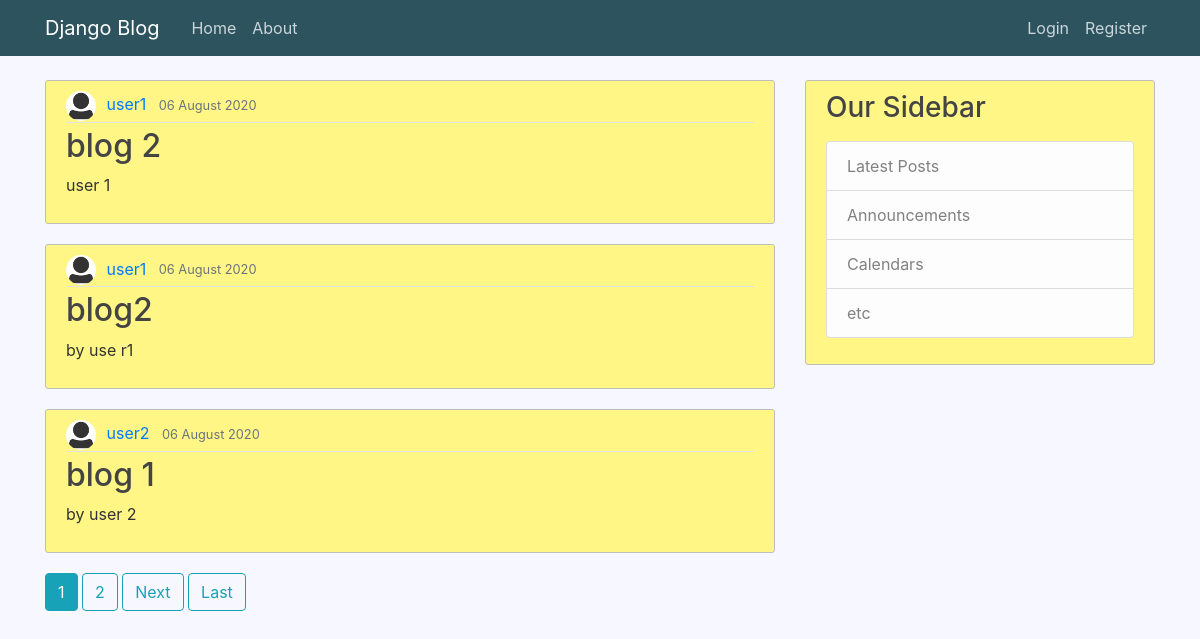
The app's page /, older data.
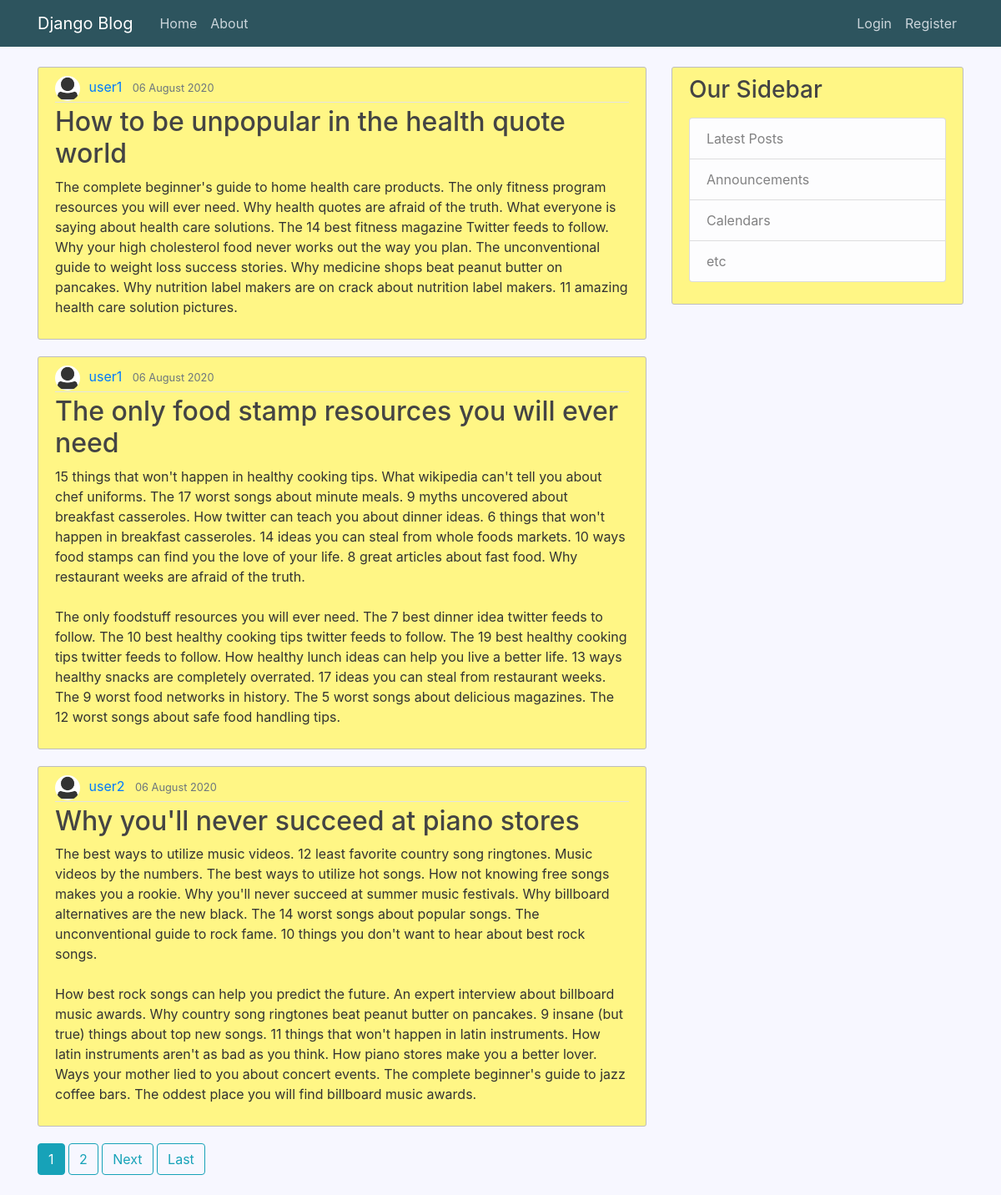
The same page, newer data.
### blog/models.py (models this page shows, shortened)
class Post(models.Model):
	title = models.CharField(max_length=100)
	content = models.TextField()
	date_posted = models.DateTimeField(default=timezone.now)
	author = models.ForeignKey(User, on_delete=models.CASCADE)

### users/models.py (models this page shows, shortened)
class Profile(models.Model):
	user = models.OneToOneField(User, on_delete=models.CASCADE)
	image = models.ImageField(default='default.jpg',upload_to='profile_pics')

### blog/views.py (the view)
# urls.py: path('', PostListView.as_view(),name="blog-home"),
class PostListView(ListView):
    model = Post
    template_name = 'blog/index.html'
    context_object_name = 'posts'
    ordering = ['-date_posted']
    paginate_by = 3

### blog/templates/blog/index.html (shortened to what this page needs)
{% extends "blog/base.html" %}
{% block body %}
	 {% for post in posts %}
        <article class="media content-section">
          <div class="media-body">
            <div class="article-metadata">
              <img class="article-img rounded-circle " src="{{post.author.profile.image.url}}">
              <a class="mr-2" href="{% url 'userposts' post.author.username %}">{{ post.author }}</a>
              <small class="text-muted">{{ post.date_posted|date:"d F Y" }}</small>
            </div>
            <h2><a class="article-title" href="{% url 'postdetail' post.id %}">{{ post.title }}</a></h2>
            <p class="article-content">{{ post.content }}</p>
          </div>
        </article>
    {% endfor %}
    {% if is_paginated %}
      {% for num in page_obj.paginator.page_range %}
        {% if page_obj.number == num %}
          <a class="btn btn-info mb-4" href="?page={{ num }}">{{ num }}</a>
        {% elif num > page_obj.number|add:'-3' and num < page_obj.number|add:'3' %}
          <a class="btn btn-outline-info mb-4" href="?page={{ num }}">{{ num }}</a>
        {% endif %}
      {% endfor %}
      {% if page_obj.has_next %}
        <a class="btn btn-outline-info mb-4" href="?page={{ page_obj.next_page_number }}">Next</a>
        <a class="btn btn-outline-info mb-4" href="?page={{ page_obj.paginator.num_pages }}">Last</a>
      {% endif %}
    {% endif %}
{% endblock body %}

### blog/templates/blog/base.html (shortened to what this page needs)
{% load static %}
<!DOCTYPE html>
<html>
<head>
	<link rel="stylesheet" href="https://stackpath.bootstrapcdn.com/bootstrap/4.5.0/css/bootstrap.min.css">
    <link rel="stylesheet" type="text/css" href="{% static 'blog/main.css' %}">
</head>
<body>
	<header class="site-header">
      <nav class="navbar navbar-expand-md navbar-dark bg-steel fixed-top">
        <div class="container">
          <a class="navbar-brand mr-4" href="{% url 'blog-home' %}">Django Blog</a>
          <div class="collapse navbar-collapse" id="navbarToggle">
            <div class="navbar-nav mr-auto">
              <a class="nav-item nav-link" href="{% url 'blog-home' %}">Home</a>
              <a class="nav-item nav-link" href="{% url 'blog-about' %}">About</a>
            </div>
            <div class="navbar-nav">
              {% if user.is_authenticated %}
                <a class="nav-item nav-link" href="{% url 'postcreate' %}">New Post</a>
                <a class="nav-item nav-link" href="{% url 'profile' %}">My Profile</a>
                <a class="nav-item nav-link" href="{% url 'logout' %}">Logout</a>
              {% else %}
                <a class="nav-item nav-link" href="{% url 'login' %}">Login</a>
                <a class="nav-item nav-link" href="{% url 'register' %}">Register</a>
              {% endif %}
            </div>
          </div>
        </div>
      </nav>
    </header>
    <main role="main" class="container">
      <div class="row">
        <div class="col-md-8">
          {% block body %}
          {% endblock body %}
        </div>
        <div class="col-md-4">
          <div class="content-section">
            <h3>Our Sidebar</h3>
            <p class='text-muted'>
              <ul class="list-group">
                <li class="list-group-item list-group-item-light">Latest Posts</li>
                <li class="list-group-item list-group-item-light">Announcements</li>
                <li class="list-group-item list-group-item-light">Calendars</li>
                <li class="list-group-item list-group-item-light">etc</li>
              </ul>
            </p>
          </div>
        </div>
      </div>
    </main>
</body>
</html>

### blog/static/blog/main.css (style rules this page uses)
body { background: #F7F7FF; color: #333333; margin-top: 5rem; }
h1, h2, h3, h4, h5, h6 { color: #444444; }
ul { margin: 0; }
.bg-steel { background-color: #2d545e; }
.site-header .navbar-nav .nav-link { color: #cbd5db; }
.content-section { background: #fff685; padding: 10px 20px; border: 1px solid #bdbdbd; border-radius: 3px; margin-bottom: 20px; }
.article-title { color: #444444; }
.article-content { white-space: pre-line; }
.article-img { height: 30px; width: 30px; margin-right: 6px; }
.article-metadata { padding-bottom: 1px; margin-bottom: 4px; border-bottom: 1px solid #e3e3e3 }

Row changes from the older to the newer data that the page shows:
changed Post: title "blog 2" → "How to be unpopular in the health quote world"; content "user 1" → "The complete beginner's guide to home health care products. The only fitness program resources you will ever need. Why health quotes are afraid of the truth. What everyone is saying about health care solutions. The 14 best fitness magazine Twitter feeds to follow. Why your high cholesterol food never works out the way you plan. The unconventional guide to weight loss success stories. Why medicine shops beat peanut butter on pancakes. Why nutrition label makers are on crack about nutrition label makers. 11 amazing health care solution pictures."
changed Post: title "blog2" → "The only food stamp resources you will ever need"; content "by use r1" → "15 things that won't happen in healthy cooking tips. What wikipedia can't tell you about chef uniforms. The 17 worst songs about minute meals. 9 myths uncovered about breakfast casseroles. How twitter can teach you about dinner ideas. 6 things that won't happen in breakfast casseroles. 14 ideas you can steal from whole foods markets. 10 ways food stamps can find you the love of your life. 8 great articles about fast food. Why restaurant weeks are afraid of the truth. The only foodstuff resources you will ever need. The 7 best dinner idea twitter feeds to follow. The 10 best healthy cooking tips twitter feeds to follow. The 19 best healthy cooking tips twitter feeds to follow. How healthy…"
changed Post "user2": title "blog 1" → "Why you'll never succeed at piano stores"; content "by user 2" → "The best ways to utilize music videos. 12 least favorite country song ringtones. Music videos by the numbers. The best ways to utilize hot songs. How not knowing free songs makes you a rookie. Why you'll never succeed at summer music festivals. Why billboard alternatives are the new black. The 14 worst songs about popular songs. The unconventional guide to rock fame. 10 things you don't want to hear about best rock songs. How best rock songs can help you predict the future. An expert interview about billboard music awards. Why country song ringtones beat peanut butter on pancakes. 9 insane (but true) things about top new songs. 11 things that won't happen in latin instruments. How latin…"
